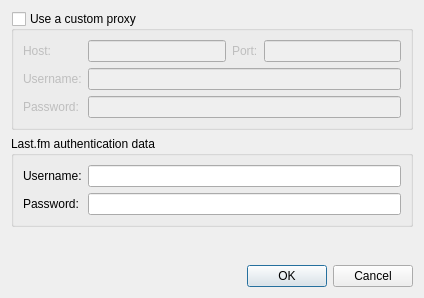
<?xml version="1.0" encoding="UTF-8"?>
<ui version="4.0">
 <class>PreferencesDialog</class>
 <widget class="QDialog" name="PreferencesDialog">
  <property name="windowModality">
   <enum>Qt::ApplicationModal</enum>
  </property>
  <property name="geometry">
   <rect>
    <x>0</x>
    <y>0</y>
    <width>424</width>
    <height>298</height>
   </rect>
  </property>
  <property name="windowTitle">
   <string>Preferences</string>
  </property>
  <layout class="QVBoxLayout" name="verticalLayout">
   <item>
    <widget class="QGroupBox" name="proxyBox">
     <property name="title">
      <string>Use a custom proxy</string>
     </property>
     <property name="checkable">
      <bool>true</bool>
     </property>
     <property name="checked">
      <bool>false</bool>
     </property>
     <layout class="QHBoxLayout" name="horizontalLayout">
      <item>
       <layout class="QGridLayout" name="gridLayout">
        <item row="0" column="0">
         <widget class="QLabel" name="label">
          <property name="text">
           <string>Host:</string>
          </property>
         </widget>
        </item>
        <item row="0" column="1">
         <widget class="QLineEdit" name="lineProxyHost"/>
        </item>
        <item row="0" column="2">
         <widget class="QLabel" name="label_2">
          <property name="text">
           <string>Port:</string>
          </property>
         </widget>
        </item>
        <item row="0" column="3">
         <widget class="QLineEdit" name="lineProxyPort">
          <property name="inputMask">
           <string>99999 ; </string>
          </property>
          <property name="text">
           <string> </string>
          </property>
         </widget>
        </item>
        <item row="1" column="0">
         <widget class="QLabel" name="label_3">
          <property name="text">
           <string>Username:</string>
          </property>
         </widget>
        </item>
        <item row="1" column="1" colspan="3">
         <widget class="QLineEdit" name="lineProxyUsername"/>
        </item>
        <item row="2" column="0">
         <widget class="QLabel" name="label_4">
          <property name="text">
           <string>Password:</string>
          </property>
         </widget>
        </item>
        <item row="2" column="1" colspan="3">
         <widget class="QLineEdit" name="lineProxyPassword">
          <property name="echoMode">
           <enum>QLineEdit::Password</enum>
          </property>
         </widget>
        </item>
       </layout>
      </item>
     </layout>
    </widget>
   </item>
   <item>
    <widget class="QGroupBox" name="groupBox_2">
     <property name="title">
      <string>Last.fm authentication data</string>
     </property>
     <layout class="QVBoxLayout" name="verticalLayout_2">
      <item>
       <layout class="QGridLayout" name="gridLayout_2">
        <item row="0" column="0">
         <widget class="QLabel" name="label_5">
          <property name="text">
           <string>Username:</string>
          </property>
         </widget>
        </item>
        <item row="0" column="1">
         <widget class="QLineEdit" name="lineUsername"/>
        </item>
        <item row="1" column="0">
         <widget class="QLabel" name="label_6">
          <property name="text">
           <string>Password:</string>
          </property>
         </widget>
        </item>
        <item row="1" column="1">
         <widget class="QLineEdit" name="linePassword">
          <property name="echoMode">
           <enum>QLineEdit::Password</enum>
          </property>
         </widget>
        </item>
       </layout>
      </item>
     </layout>
    </widget>
   </item>
   <item>
    <spacer name="verticalSpacer">
     <property name="orientation">
      <enum>Qt::Vertical</enum>
     </property>
     <property name="sizeHint" stdset="0">
      <size>
       <width>20</width>
       <height>40</height>
      </size>
     </property>
    </spacer>
   </item>
   <item>
    <widget class="QDialogButtonBox" name="buttonBox">
     <property name="orientation">
      <enum>Qt::Horizontal</enum>
     </property>
     <property name="standardButtons">
      <set>QDialogButtonBox::Cancel|QDialogButtonBox::Ok</set>
     </property>
    </widget>
   </item>
  </layout>
 </widget>
 <resources/>
 <connections>
  <connection>
   <sender>buttonBox</sender>
   <signal>accepted()</signal>
   <receiver>PreferencesDialog</receiver>
   <slot>accept()</slot>
   <hints>
    <hint type="sourcelabel">
     <x>248</x>
     <y>254</y>
    </hint>
    <hint type="destinationlabel">
     <x>157</x>
     <y>274</y>
    </hint>
   </hints>
  </connection>
  <connection>
   <sender>buttonBox</sender>
   <signal>rejected()</signal>
   <receiver>PreferencesDialog</receiver>
   <slot>reject()</slot>
   <hints>
    <hint type="sourcelabel">
     <x>316</x>
     <y>260</y>
    </hint>
    <hint type="destinationlabel">
     <x>286</x>
     <y>274</y>
    </hint>
   </hints>
  </connection>
 </connections>
</ui>
